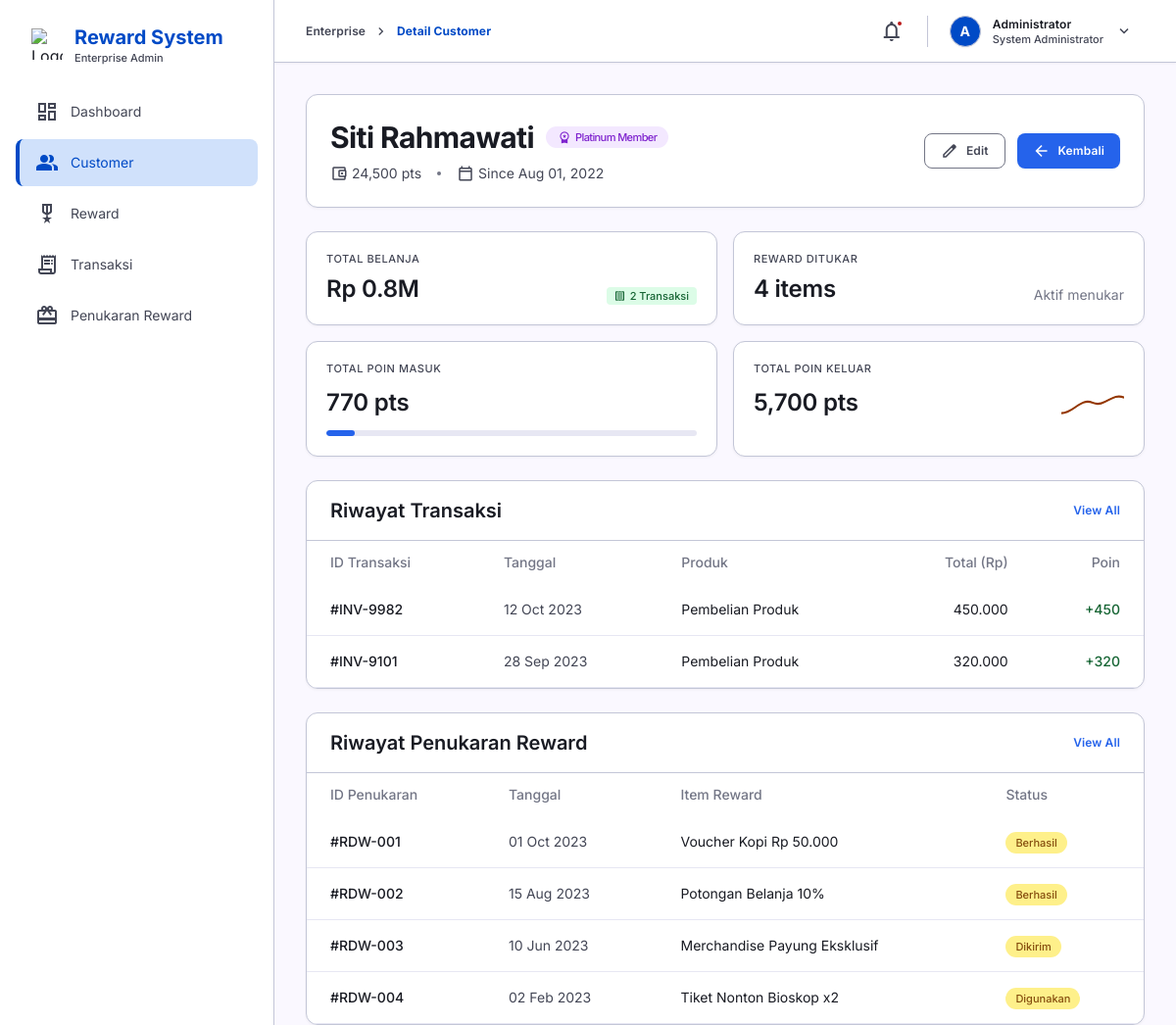
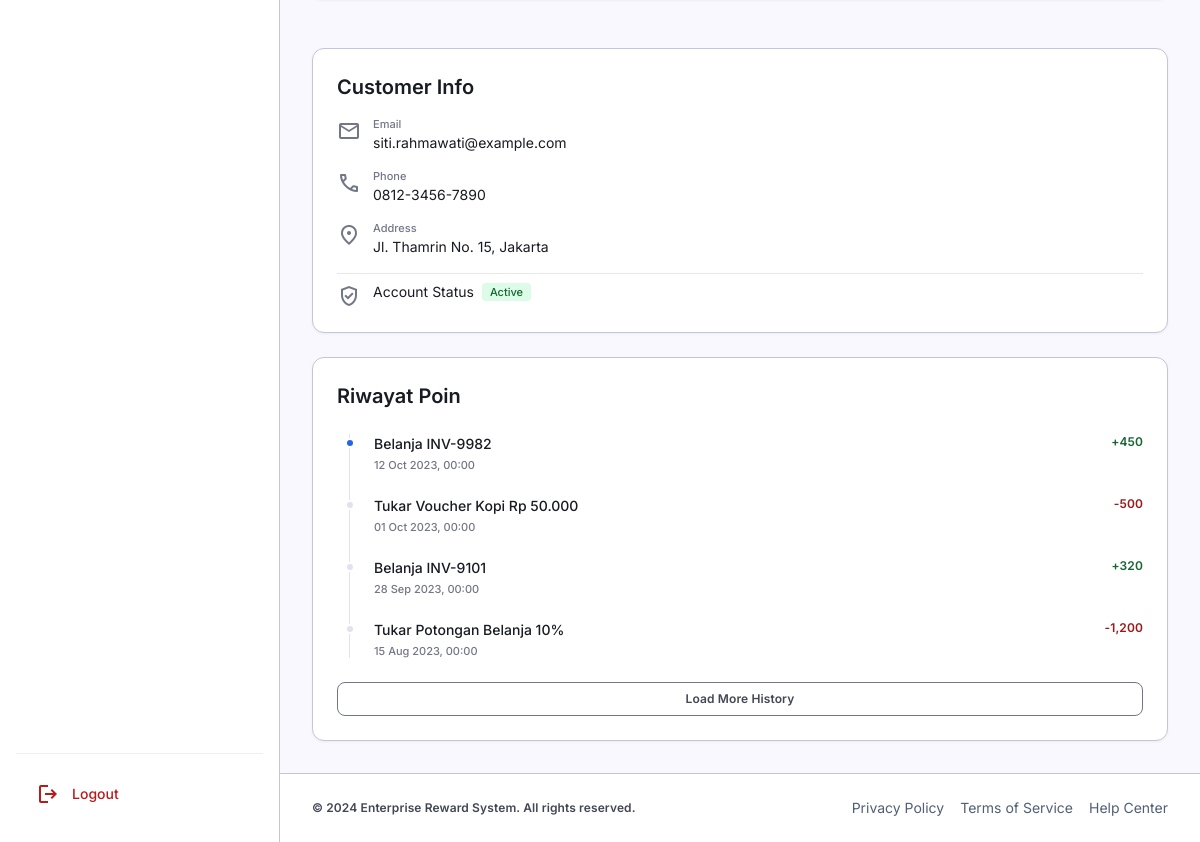
/customer/detail.php?id=5 (signed in), run on the app's committed database (2 pictures, top to bottom).
### tables this page shows
CREATE TABLE customer (
    id INT AUTO_INCREMENT PRIMARY KEY,
    id_customer VARCHAR(20) NOT NULL UNIQUE,
    nama VARCHAR(100) NOT NULL,
    email VARCHAR(100) NOT NULL,
    no_hp VARCHAR(20) NOT NULL,
    alamat TEXT,
    tier ENUM('Gold', 'Silver', 'Bronze') DEFAULT 'Bronze',
    total_poin INT DEFAULT 0,
    tanggal_daftar DATE NOT NULL,
    created_at TIMESTAMP DEFAULT CURRENT_TIMESTAMP,
    updated_at TIMESTAMP DEFAULT CURRENT_TIMESTAMP ON UPDATE CURRENT_TIMESTAMP
);

CREATE TABLE transaksi (
    id INT AUTO_INCREMENT PRIMARY KEY,
    invoice VARCHAR(50) NOT NULL UNIQUE,
    customer_id INT NOT NULL,
    tanggal DATE NOT NULL,
    total_belanja DECIMAL(15,2) NOT NULL,
    poin_didapat INT NOT NULL,
    created_at TIMESTAMP DEFAULT CURRENT_TIMESTAMP,
    FOREIGN KEY (customer_id) REFERENCES customer(id) ON DELETE CASCADE
);

CREATE TABLE penukaran_reward (
    id INT AUTO_INCREMENT PRIMARY KEY,
    customer_id INT NOT NULL,
    reward_id INT NOT NULL,
    poin_digunakan INT NOT NULL,
    tanggal_tukar DATE NOT NULL,
    status ENUM('Berhasil', 'Dikirim', 'Digunakan') DEFAULT 'Berhasil',
    created_at TIMESTAMP DEFAULT CURRENT_TIMESTAMP,
    FOREIGN KEY (customer_id) REFERENCES customer(id) ON DELETE CASCADE,
    FOREIGN KEY (reward_id) REFERENCES reward(id) ON DELETE CASCADE
);

CREATE TABLE reward (
    id INT AUTO_INCREMENT PRIMARY KEY,
    nama_reward VARCHAR(150) NOT NULL,
    jumlah_poin INT NOT NULL,
    stok INT NOT NULL DEFAULT 0,
    foto VARCHAR(255) DEFAULT NULL,
    created_at TIMESTAMP DEFAULT CURRENT_TIMESTAMP,
    updated_at TIMESTAMP DEFAULT CURRENT_TIMESTAMP ON UPDATE CURRENT_TIMESTAMP
);

### customer/detail.php (the view, shortened to what the rows shown need)
<?php
require_once '../config/koneksi.php';
$id = (int)($_GET['id'] ?? 0);
$stmt = $conn->prepare("SELECT * FROM customer WHERE id = ?");
$stmt->bind_param("i", $id);
$stmt->execute();
$c = $stmt->get_result()->fetch_assoc();
$stmt2 = $conn->prepare("SELECT * FROM transaksi WHERE customer_id = ? ORDER BY tanggal DESC LIMIT 10");
$stmt2->bind_param("i", $id);
$stmt2->execute();
$transaksi = $stmt2->get_result();
$stmt3 = $conn->prepare("SELECT pr.*, r.nama_reward FROM penukaran_reward pr JOIN reward r ON pr.reward_id = r.id WHERE pr.customer_id = ? ORDER BY pr.tanggal_tukar DESC LIMIT 10");
$stmt3->bind_param("i", $id);
$stmt3->execute();
$penukaran = $stmt3->get_result();
$tier = 'Silver';
$tier_bg = 'bg-gray-200';
$tier_text = 'text-gray-700';
if ($c['total_poin'] >= 5000) {
    $tier = 'Platinum';
    $tier_bg = 'bg-purple-100';
    $tier_text = 'text-purple-700';
} elseif ($c['total_poin'] >= 2000) {
    $tier = 'Gold';
    $tier_bg = 'bg-[#FEF08A]';
    $tier_text = 'text-[#854D0E]';
}
require_once '../includes/header.php';
?>
<?php require_once '../includes/sidebar.php'; ?>
<div class="flex-1 w-full lg:ml-[280px] lg:w-auto flex flex-col min-h-screen transition-all duration-300">
  <main class="flex-1 p-margin-mobile lg:p-margin-desktop overflow-y-auto mt-16">
    <div class="glass-card rounded-xl p-6 mb-gutter flex flex-col md:flex-row justify-between items-start md:items-center gap-6">
      <div class="flex items-center">
        <div>
          <h2 class="text-display-md font-display-md text-on-surface flex items-center gap-3">
            <?= htmlspecialchars($c['nama']) ?>
            <span class="<?= $tier_bg ?> <?= $tier_text ?> text-label-sm font-label-sm px-3 py-1 rounded-full flex items-center gap-1">
              <span class="material-symbols-outlined text-[14px]" style="font-variation-settings: 'FILL' 1;">workspace_premium</span> <?= $tier ?> Member
            </span>
          </h2>
          <div class="flex flex-wrap items-center gap-4 mt-2 text-on-surface-variant text-body-md font-body-md">
            <span class="flex items-center gap-1"><span class="material-symbols-outlined text-[18px]">account_balance_wallet</span> <?= number_format($c['total_poin']) ?> pts</span>
            <span class="w-1 h-1 bg-outline rounded-full"></span>
            <span class="flex items-center gap-1"><span class="material-symbols-outlined text-[18px]">calendar_today</span> Since <?= date('M d, Y', strtotime($c['tanggal_daftar'])) ?></span>
          </div>
        </div>
      </div>
    </div>
    <div class="grid grid-cols-1 xl:grid-cols-3 gap-gutter">
      <div class="xl:col-span-2 flex flex-col gap-gutter">
        <div class="glass-card rounded-xl overflow-hidden">
          <div class="overflow-x-auto">
            <table class="w-full text-left border-collapse">
              <thead>
                <tr class="bg-surface-container-lowest text-outline text-body-md font-body-md font-semibold">
                  <th class="px-6 py-3 font-medium">ID Transaksi</th>
                  <th class="px-6 py-3 font-medium">Tanggal</th>
                  <th class="px-6 py-3 font-medium">Produk</th>
                  <th class="px-6 py-3 font-medium text-right">Total (Rp)</th>
                  <th class="px-6 py-3 font-medium text-right">Poin</th>
                </tr>
              </thead>
              <tbody class="text-body-md font-body-md text-on-surface">
                <?php if ($transaksi->num_rows === 0): ?>
                    <tr>
                        <td colspan="5" class="px-6 py-8 text-center text-on-surface-variant">Belum ada riwayat transaksi.</td>
                    </tr>
                <?php else: ?>
                    <?php while ($t = $transaksi->fetch_assoc()): ?>
                        <tr class="border-b border-surface-container-high hover:bg-surface-container-low transition-colors group">
                            <td class="px-6 py-4 font-medium">#<?= htmlspecialchars($t['invoice']) ?></td>
                            <td class="px-6 py-4 text-on-surface-variant"><?= date('d M Y', strtotime($t['tanggal'])) ?></td>
                            <td class="px-6 py-4">Pembelian Produk</td>
                            <td class="px-6 py-4 text-right"><?= number_format($t['total_belanja'], 0, ',', '.') ?></td>
                            <td class="px-6 py-4 text-right text-[#166534] font-medium">+<?= number_format($t['poin_didapat']) ?></td>
                        </tr>
                    <?php endwhile; ?>
                <?php endif; ?>
              </tbody>
            </table>
          </div>
        </div>
        <div class="glass-card rounded-xl overflow-hidden mb-gutter">
          <div class="overflow-x-auto">
            <table class="w-full text-left border-collapse">
              <thead>
                <tr class="bg-surface-container-lowest text-outline text-body-md font-body-md font-semibold">
                  <th class="px-6 py-3 font-medium">ID Penukaran</th>
                  <th class="px-6 py-3 font-medium">Tanggal</th>
                  <th class="px-6 py-3 font-medium">Item Reward</th>
                  <th class="px-6 py-3 font-medium">Status</th>
                </tr>
              </thead>
              <tbody class="text-body-md font-body-md text-on-surface">
                <?php if ($penukaran->num_rows === 0): ?>
                    <tr>
                        <td colspan="4" class="px-6 py-8 text-center text-on-surface-variant">Belum ada riwayat penukaran.</td>
                    </tr>
                <?php else: ?>
                    <?php while ($pr = $penukaran->fetch_assoc()): ?>
                        <tr class="border-b border-surface-container-high hover:bg-surface-container-low transition-colors">
                            <td class="px-6 py-4 font-medium">#RDW-<?= str_pad($pr['id'], 3, '0', STR_PAD_LEFT) ?></td>
                            <td class="px-6 py-4 text-on-surface-variant"><?= date('d M Y', strtotime($pr['tanggal_tukar'])) ?></td>
                            <td class="px-6 py-4"><?= htmlspecialchars($pr['nama_reward']) ?></td>
                            <td class="px-6 py-4">
                                <?php
                                $statusText = ucfirst($pr['status']);
                                $badgeClass = "bg-[#FEF08A] text-[#854D0E]";
                                ?>
                                <span class="<?= $badgeClass ?> px-2.5 py-1 rounded-full text-label-sm font-label-sm"><?= $statusText ?></span>
                            </td>
                        </tr>
                    <?php endwhile; ?>
                <?php endif; ?>
              </tbody>
            </table>
          </div>
        </div>
      </div>
      <div class="flex flex-col gap-gutter">
        <div class="glass-card rounded-xl p-6">
          <div class="flex flex-col gap-4 text-body-md font-body-md">
            <div class="flex items-start gap-3">
              <div>
                <p class="text-outline text-label-sm font-label-sm mb-0.5">Email</p>
                <p class="text-on-surface"><?= htmlspecialchars($c['email'] ?: '-') ?></p>
              </div>
            </div>
            <div class="flex items-start gap-3">
              <div>
                <p class="text-outline text-label-sm font-label-sm mb-0.5">Phone</p>
                <p class="text-on-surface"><?= htmlspecialchars($c['no_hp'] ?: '-') ?></p>
              </div>
            </div>
            <div class="flex items-start gap-3">
              <div>
                <p class="text-outline text-label-sm font-label-sm mb-0.5">Address</p>
                <p class="text-on-surface"><?= htmlspecialchars($c['alamat'] ?: 'Alamat belum diisi') ?></p>
              </div>
            </div>
          </div>
        </div>
        <div class="glass-card rounded-xl p-6">
          <div class="relative border-l border-surface-variant ml-3 space-y-6">
            <?php
            $timeline = [];
            $transaksi->data_seek(0);
            while ($t = $transaksi->fetch_assoc()) {
                $timeline[] = [
                    'type' => 'gain',
                    'date' => $t['tanggal'],
                    'title' => 'Belanja ' . $t['invoice'],
                    'points' => $t['poin_didapat']
                ];
            }
            $penukaran->data_seek(0);
            while ($pr = $penukaran->fetch_assoc()) {
                $timeline[] = [
                    'type' => 'redeem',
                    'date' => $pr['tanggal_tukar'],
                    'title' => 'Tukar ' . $pr['nama_reward'],
                    'points' => $pr['poin_digunakan']
                ];
            }
            usort($timeline, function($a, $b) {
                return strtotime($b['date']) - strtotime($a['date']);
            });
            $timeline = array_slice($timeline, 0, 4);
            ?>
            <?php if (empty($timeline)): ?>
                <p class="text-on-surface-variant text-body-md pl-6">Belum ada aktivitas poin.</p>
            <?php else: ?>
                <?php foreach ($timeline as $idx => $item): ?>
                    <div class="relative pl-6">
                      <div class="absolute -left-[5px] top-1 w-2.5 h-2.5 rounded-full <?= $idx === 0 ? 'bg-primary-container' : 'bg-surface-variant' ?> border-2 border-white"></div>
                      <div class="flex justify-between items-start">
                        <div>
                          <p class="text-body-md font-body-md font-medium text-on-surface"><?= htmlspecialchars($item['title']) ?></p>
                          <p class="text-label-sm font-label-sm text-outline mt-1"><?= date('d M Y, H:i', strtotime($item['date'])) ?></p>
                        </div>
                        <span class="text-label-md font-label-md <?= $item['type'] === 'gain' ? 'text-[#166534]' : 'text-[#991B1B]' ?>">
                          <?= $item['type'] === 'gain' ? '+' : '-' ?><?= number_format($item['points']) ?>
                        </span>
                      </div>
                    </div>
                <?php endforeach; ?>
            <?php endif; ?>
          </div>
        </div>
      </div>
    </div>
  </main>
</div>
</body>
</html>

### data on the page
customer: nama "Siti Rahmawati", total_poin "Platinum", total_poin "24,500", tanggal_daftar "Aug 01, 2022", email "siti.rahmawati@example.com", no_hp "0812-3456-7890", alamat "Jl. Thamrin No. 15, Jakarta"
transaksi: invoice "INV-9982", tanggal "12 Oct 2023", total_belanja "450.000", poin_didapat "450", title "Belanja INV-9982", tanggal "12 Oct 2023, 00:00"
transaksi: invoice "INV-9101", tanggal "28 Sep 2023", total_belanja "320.000", poin_didapat "320", title "Belanja INV-9101", tanggal "28 Sep 2023, 00:00"
penukaran_reward: id "001", tanggal_tukar "01 Oct 2023", reward.nama_reward "Voucher Kopi Rp 50.000", status "Berhasil", title "Tukar Voucher Kopi Rp 50.000", tanggal_tukar "01 Oct 2023, 00:00", poin_digunakan "500"
penukaran_reward: id "002", tanggal_tukar "15 Aug 2023", reward.nama_reward "Potongan Belanja 10%", status "Berhasil", title "Tukar Potongan Belanja 10%", tanggal_tukar "15 Aug 2023, 00:00", poin_digunakan "1,200"
penukaran_reward: id "003", tanggal_tukar "10 Jun 2023", reward.nama_reward "Merchandise Payung Eksklusif", status "Dikirim"
penukaran_reward: id "004", tanggal_tukar "02 Feb 2023", reward.nama_reward "Tiket Nonton Bioskop x2", status "Digunakan"

### other printed values
$page_title "Detail Customer"
substr($_SESSION['admin_nama'], 0, 1) "A"
$_SESSION['admin_nama'] "Administrator"
$total_belanja / 1000000 "0.8"
$total_transaksi "2"
$total_reward "4"
$total_poin_masuk "770"
$total_poin_keluar "5,700"
